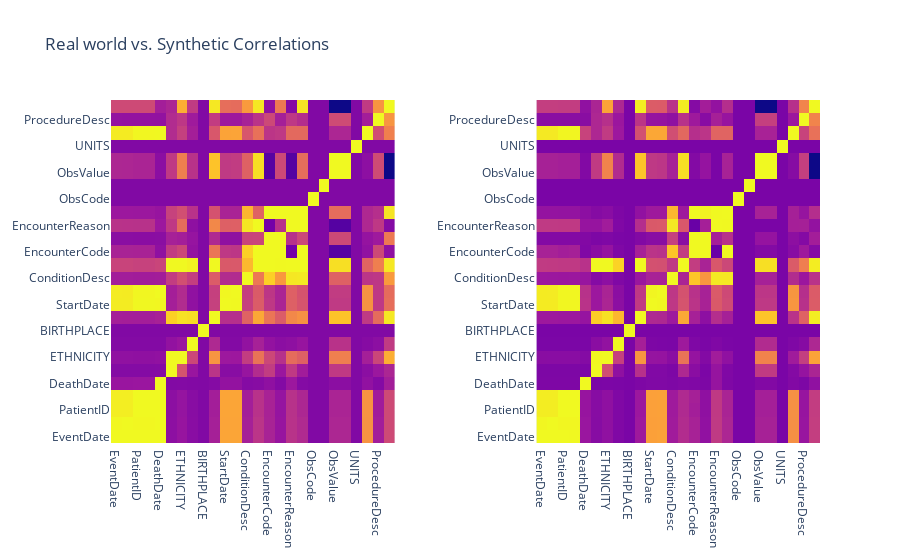

Source (notebook cell):
### Code cell
import plotly.express as px
import plotly.graph_objects as go
from plotly.subplots import make_subplots

from gretel_synthetics.utils.header_clusters import _get_correlation_matrix

synthetic_corr = _get_correlation_matrix(synthetic)
realworld_corr = _get_correlation_matrix(DF)

fig = make_subplots(rows=1, cols=2, horizontal_spacing=0.2)
fig.update_layout(title_text="Real world vs. Synthetic Correlations")
trace1 = go.Heatmap(z=realworld_corr, y=realworld_corr.index, x=realworld_corr.columns)
trace2 = go.Heatmap(z=synthetic_corr, y=synthetic_corr.index, x=synthetic_corr.columns)


fig.add_trace(trace1, row=1, col=1)
fig.add_trace(trace2, row=1, col=2)
fig.update_traces(showscale=False)
fig.show()

### Figure 1 — Plotly figure (JSON) as saved in the notebook; plotly's stock layout.template omitted (floating-point values rounded to 4 significant figures; data arrays with more than 128 entries replaced by an {"elided": "..."} marker saying what was removed)
{"data": [{"showscale": false, "type": "heatmap", "x": ["EventDate", "DATE", "PatientID", "BirthDate", "DeathDate", "RACE", "ETHNICITY", "GENDER", "BIRTHPLACE", "ADDRESS", "StartDate", "EndDate", "ConditionDesc", "EncounterID", "EncounterCode", "EncounterDesc", "EncounterReason", "EncounterReasonDesc", "ObsCode", "ObsDesc", "ObsValue", "ObsValueFloat", "UNITS", "ProcedureDate", "ProcedureDesc", "ProcedureReason"], "xaxis": "x", "y": ["EventDate", "DATE", "PatientID", "BirthDate", "DeathDate", "RACE", "ETHNICITY", "GENDER", "BIRTHPLACE", "ADDRESS", "StartDate", "EndDate", "ConditionDesc", "EncounterID", "EncounterCode", "EncounterDesc", "EncounterReason", "EncounterReasonDesc", "ObsCode", "ObsDesc", "ObsValue", "ObsValueFloat", "UNITS", "ProcedureDate", "ProcedureDesc", "ProcedureReason"], "yaxis": "y", "z": {"elided": "26x26 float values"}}, {"showscale": false, "type": "heatmap", "x": ["EventDate", "DATE", "PatientID", "BirthDate", "DeathDate", "RACE", "ETHNICITY", "GENDER", "BIRTHPLACE", "ADDRESS", "StartDate", "EndDate", "ConditionDesc", "EncounterID", "EncounterCode", "EncounterDesc", "EncounterReason", "EncounterReasonDesc", "ObsCode", "ObsDesc", "ObsValue", "ObsValueFloat", "UNITS", "ProcedureDate", "ProcedureDesc", "ProcedureReason"], "xaxis": "x2", "y": ["EventDate", "DATE", "PatientID", "BirthDate", "DeathDate", "RACE", "ETHNICITY", "GENDER", "BIRTHPLACE", "ADDRESS", "StartDate", "EndDate", "ConditionDesc", "EncounterID", "EncounterCode", "EncounterDesc", "EncounterReason", "EncounterReasonDesc", "ObsCode", "ObsDesc", "ObsValue", "ObsValueFloat", "UNITS", "ProcedureDate", "ProcedureDesc", "ProcedureReason"], "yaxis": "y2", "z": {"elided": "26x26 float values"}}], "layout": {"title": {"text": "Real world vs. Synthetic Correlations"}, "xaxis": {"anchor": "y", "domain": [0, 0.4]}, "xaxis2": {"anchor": "y2", "domain": [0.6, 1]}, "yaxis": {"anchor": "x", "domain": [0, 1]}, "yaxis2": {"anchor": "x2", "domain": [0, 1]}}}
